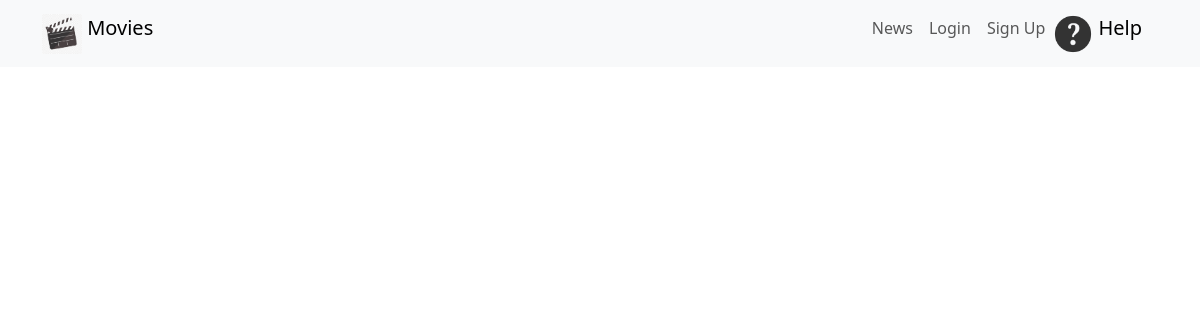
The page /news/ on the database as committed earlier.
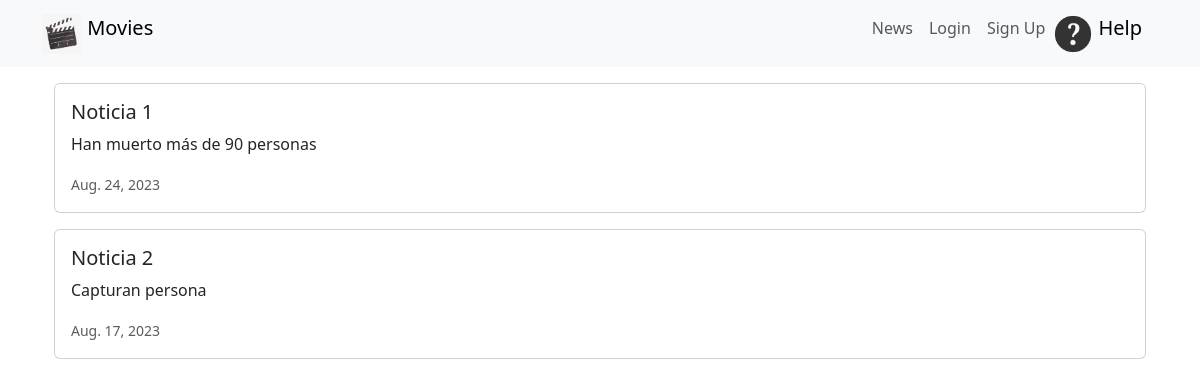
The same page on the database as committed later.
### news/models.py (models this page shows, shortened)
class News(models.Model):
    headline=models.CharField(max_length=200)
    body=models.TextField()
    date=models.DateField()

### news/views.py (the view)
# urls.py: path('news/',include('news.urls')),
def news(request):
    newss=News.objects.all().order_by('-date')
    return render(request,'news.html',{'newss':newss})

### news/templates/news.html (shortened to what this page needs)
<!DOCTYPE html>
<html lang="en">
    <head>
        <link href="https://cdn.jsdelivr.net/npm/bootstrap@5.3.1/dist/css/bootstrap.min.css" rel="stylesheet">
    </head>
    <body>
        {% extends 'base.html' %}
        {% block content %}
        <div class="container">
            {% for news in newss %}
            <div class="card mb-3">
                <div class="row g-0">
                    <div>
                        <div class="card-body">
                            <h5 class="card-title">{{news.headline}}</h5>
                            <p class="card-text">{{news.body}}</p>
                            <p class="card-text"><small class="text-muted">{{news.date}}</small></p>
                        </div>
                    </div>
                </div>
            </div>
            {% endfor %}
        </div>
        {% endblock content %}

### moviereviews/templates/base.html (shortened to what this page needs)
{% load static %}
<!DOCTYPE html>
<html lang="en">
    <head>
        <link href="https://cdn.jsdelivr.net/npm/bootstrap@5.3.1/dist/css/bootstrap.min.css" rel="stylesheet">
    </head>
    <body>
        <nav class="navbar navbar-expand-lg navbar-light bg-light mb-3">
            <div class="container">
                <a class="navbar-brand" href="{% url 'home' %}">
                <img src="{%static 'images/movieicon.jpeg' %}" alt="Logo" width="40" height="40" class="d-inline-block align-text-top">
                Movies
                </a>
                <div class="collapse navbar-collapse" id="navbarNavAltMarkup">
                    <div class="navbar-nav ms-auto">
                        <a class="nav-link" href="{% url 'news' %}">News</a>
                        <a class="nav-link" href="#">Login</a>
                        <a class="nav-link" href="#">Sign Up</a>
                        <a class="navbar-brand" href="{% url 'home' %}">
                            <img src="{%static 'images/help2.png' %}" alt="Logo" width="40" height="40" class="d-inline-block align-text-top">
                            Help
                            </a>
                    </div>
                </div>
            </div>
        </nav>
        <div class="container">
            {% block content %}
            {% endblock content %}
        </div>
    </body>
</html>

Rows that differ between the two databases and show on the page:
added News: headline "Noticia 1", body "Han muerto más de 90 personas", date "Aug. 24, 2023"
added News: headline "Noticia 2", body "Capturan persona", date "Aug. 17, 2023"
